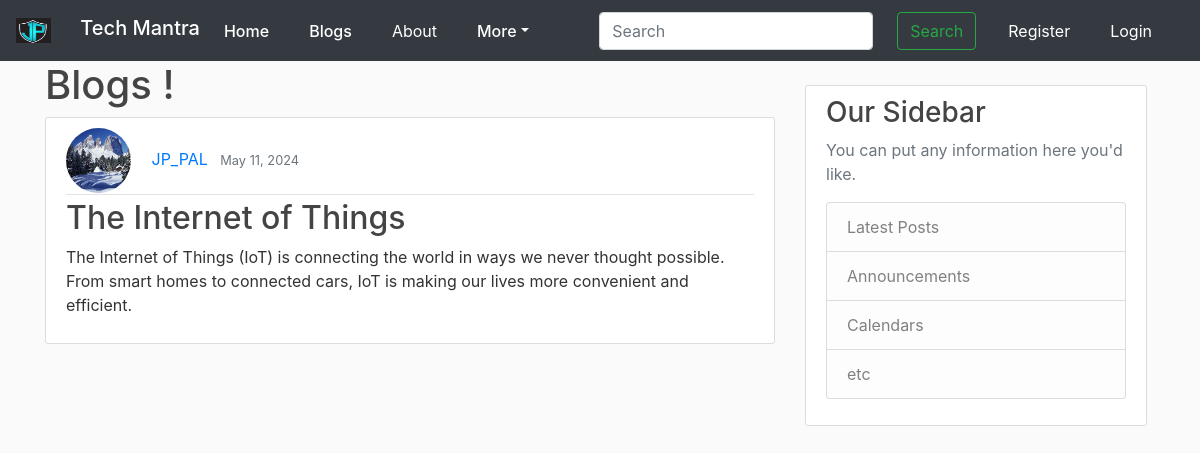
Page /post/24/ on the earlier database version.
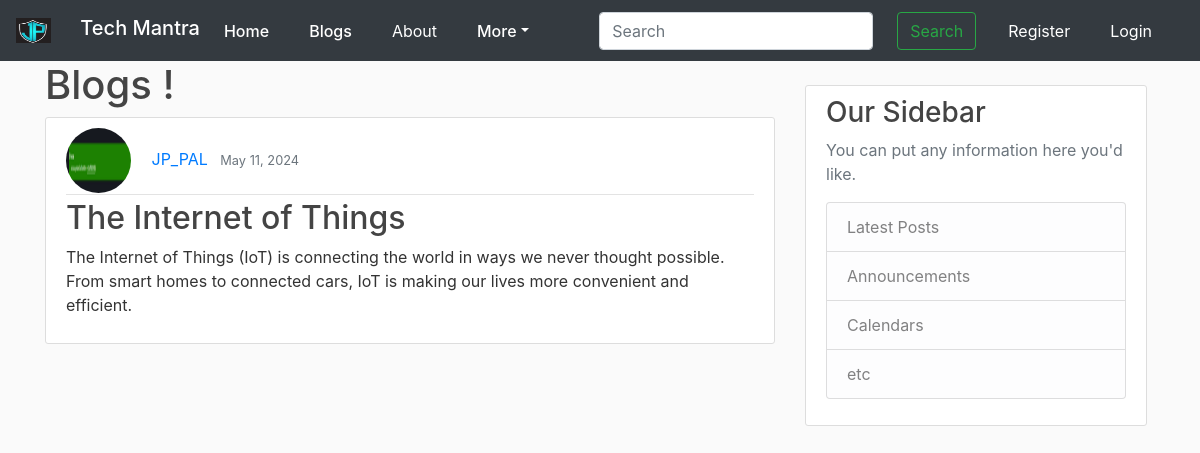
Same page on the later database version.
### blog_app/models.py (models this page shows, shortened)
class Post(models.Model): #inheriting model form models , so each class is now going to be it's own table in database
    title= models.CharField(max_length=100) #title is aatribute of table , each attribute will be different field in database
    content = models.TextField()
    date_posted = models.DateTimeField(default=timezone.now) # or can use: auto_now_add=True, for last_update
    author = models.ForeignKey(User, on_delete=models.CASCADE) #the post models having relation to user as a one to Many

### users/models.py (models this page shows, shortened)
class Profile(models.Model):
    user = models.OneToOneField(User, on_delete=models.CASCADE) #one to one realtionship with profile user , cascade- delete user then delete profile
    image = models.ImageField(default='default.jpg',upload_to='profile_pics') #profile_pics the directory

### blog_app/views.py (the view)
# urls.py: path('post/<int:pk>/', PostDetailView.as_view(), name='post-detail'), #particular route for post
class PostDetailView(DetailView): #here django will be looking for the Detail.html, without specifying template name
    model = Post

### blog_app/templates/blog_app/post_detail.html (shortened to what this page needs)
{% extends "blog_app/base.html" %}
{% block content %}
<h1> Blogs !</h1>
    <article class="media content-section">
        <div class="media-body">
            <div class="article-metadata">
                <img class="rounded-circle article-img" src="{{ object.author.profile.image.url }}">
                <a class="mr-2" href="{% url 'user-posts' object.author.username %}">{{ object.author }}</a>
                <small class="text-muted">
                {{ object.date_posted|date:"F d, Y" }}
                </small>
            </div>
            <h2 class="article-title">{{ object.title }}</h2>
            <p class="article-content">{{ object.content }}</p>
        </div>
    </article>
{% endblock content  %}

Differences in the rows shown:
changed through a linked row, Post "The Internet of Things": author.profile.image: a different picture
